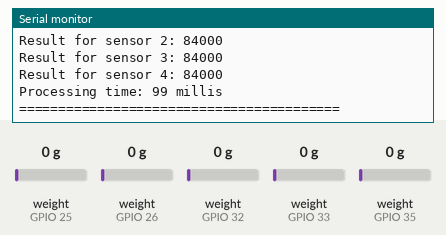
This sketch was run on a simulated ESP32. Parts: the last lines printed to the serial monitor. Wiring (inferred from the names in the program): 5 × HX711 load-cell converter: data GPIO 32, SCK GPIO 19 / data GPIO 25, SCK GPIO 5 / data GPIO 26, SCK GPIO 17 / data GPIO 33, SCK GPIO 18 / data GPIO 35, SCK GPIO 21. The inputs (shaded band) are chosen by the test bench; at power-on: weight on the scale (sensors on GPIO 25, GPIO 26, GPIO 32, GPIO 33, GPIO 35) 0 g.

Above: at 1.2 s.
1.3 s: weight on the scale (sensor on GPIO 25) set to 100 g
At 1.53 s:
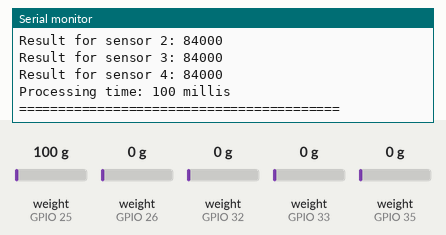
2.8 s: weight on the scale (sensor on GPIO 26) set to 100 g
At 3.04 s:
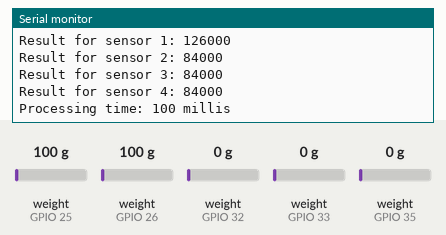
4.3 s: weight on the scale (sensor on GPIO 32) set to 100 g
At 4.86 s:
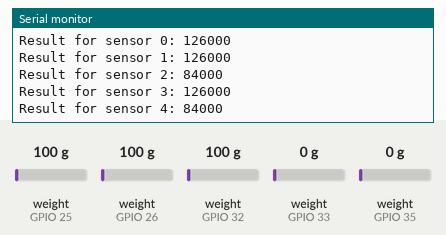
5.8 s: weight on the scale (sensor on GPIO 33) set to 100 g
7.3 s: weight on the scale (sensor on GPIO 35) set to 100 g
At 7.6 s:
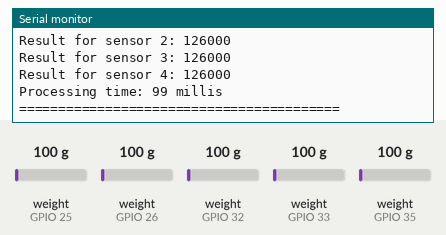
8.8 s: weight on the scale (sensor on GPIO 25) set to 1250 g
At 8.81 s:
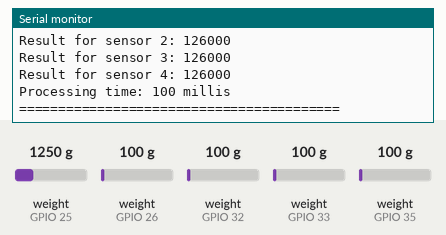
Timing chart, 0 to 11.3 s (numbered marks = the images above; inputs shaded):
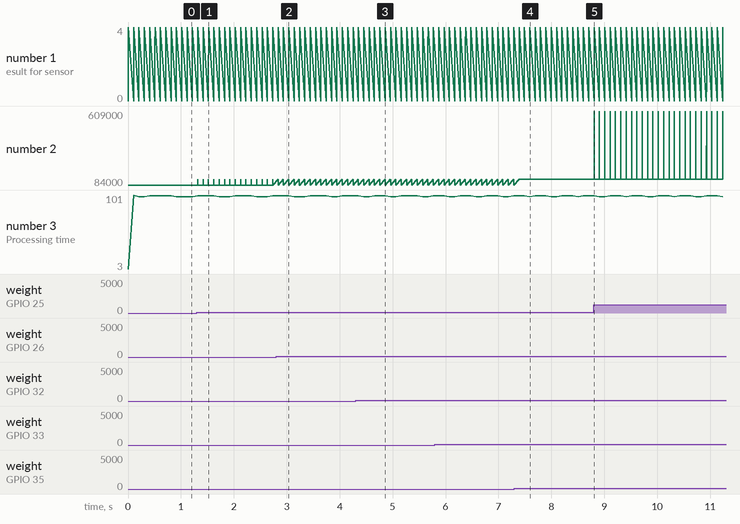

Measured:
- after the input at 1.3 s, the serial monitor: prints a new line at once (image 1)
- after the input at 2.8 s, the serial monitor: prints a new line at once (image 2)
- after the input at 4.3 s, the serial monitor: prints a new line after 0.05 s (image 3)
- after the input at 7.3 s, the serial monitor: prints a new line after 0.09 s (image 4)
- after the input at 8.8 s, the serial monitor: prints a new line at once (image 5)

The sketch:

esp32.ino
```cpp
#include "HX711.h"
#include "multiprocessing.h"

struct HX711 hx711[PIN_COUNT];

void setup() {
    Serial.begin(460800);
    uint8_t DOUT_PINS[PIN_COUNT] = { 26 , 25, 33, 32, 35 };
    uint8_t SCK_PINS[PIN_COUNT] = { 17, 5, 18, 19, 21 };

    for (uint8_t i = 0; i < PIN_COUNT; i++){
        pinMode(DOUT_PINS[i], INPUT);
        pinMode(SCK_PINS[i], OUTPUT);
    }

    for (uint8_t i = 0; i < PIN_COUNT; i++){
        hx711[i].DOUT = DOUT_PINS[i];
        hx711[i].SCK = SCK_PINS[i];
        hx711[i].GAIN = 1;
        hx711[i].OFFSET = 0;
    }

    syncGroup = xEventGroupCreate();

    xTaskCreatePinnedToCore(taskEven, "EvenTask", 4096, hx711, 1, NULL, 0);
    xTaskCreatePinnedToCore(taskOdd,  "OddTask",  4096, hx711, 1, NULL, 1);
}

void loop() {
    uint32_t start_time = millis();

    xEventGroupWaitBits(
        syncGroup,
        EVEN_DONE | ODD_DONE,
        pdTRUE,
        pdTRUE,
        portMAX_DELAY
    );
    for (int i = 0; i < PIN_COUNT; i++)
        Serial.printf("Result for sensor %d: %ld\n", i, hx711[i].RESULT);

    uint32_t end_time = millis();
    Serial.printf("Processing time: %ld millis\n", (end_time - start_time));
    Serial.println("=========================================");
}
```

HX711.cpp
```cpp
#include "HX711.h"

bool is_ready(struct HX711 *hx711){
    return digitalRead(hx711->DOUT) == 0;
}

void set_gain(struct HX711 *hx711, uint8_t new_gain){
    uint8_t gain = 1;
    switch (new_gain) {
        case 128:
            gain = 1;
            break;
        case 64:
            gain = 3;
            break;
        case 32:
            gain = 2;
            break;
    }

    hx711->GAIN = gain;
}

void wait_ready(struct HX711 *hx711, uint32_t time){
    while (!is_ready(hx711)) delay(time);
}

uint8_t shiftInSlow(uint8_t dataPin, uint8_t clockPin, uint8_t bitOrder) {
    uint8_t value = 0;
    uint8_t i;

    for (i = 0; i < 8; ++i) {
        digitalWrite(clockPin, HIGH);
        delayMicroseconds(1);
        if (bitOrder == LSBFIRST)
            value |= digitalRead(dataPin) << i;
        else
            value |= digitalRead(dataPin) << (7 - i);
        digitalWrite(clockPin, LOW);
        delayMicroseconds(1);
    }
    return value;
}


int32_t read(struct HX711 *hx711){
    wait_ready(hx711, 1);

    uint32_t value = 0;
    uint8_t data[3] = { 0 };
    uint8_t filler = 0x00;

	portMUX_TYPE mux = portMUX_INITIALIZER_UNLOCKED;
	portENTER_CRITICAL(&mux);

    for (uint8_t i = 0; i < 3; i++)
        data[2 - i] = shiftInSlow(hx711->DOUT, hx711->SCK, MSBFIRST);

    for (uint8_t i = 0; i < hx711->GAIN; i++){
        digitalWrite(hx711->SCK, HIGH);
        delayMicroseconds(1);
        digitalWrite(hx711->SCK, LOW);
        delayMicroseconds(1);
    }

	portEXIT_CRITICAL(&mux);

    filler = data[2] & 0x80 ? 0xFF : 0x00;

    value = ((uint32_t)filler << 8*3)
          | ((uint32_t)data[2] << 8*2)
          | ((uint32_t)data[1] << 8)
          | ((uint32_t)data[0]);

    return (int32_t)value;
}

int32_t read_avg(struct HX711 *hx711, uint8_t times){
    int32_t sum = 0;
    for (uint8_t i = 0; i < times; i++)
        sum += read(hx711);

    return sum;
}

void tare(struct HX711 *hx711, uint8_t times){
    int32_t sum = read_avg(hx711, times);
    // set_offset(sum);
}

// void set_offset(int32_t offset){
//     return;
// }
```

HX711.h
```cpp
#pragma once
#include <stdint.h>
#include <stdbool.h>
#include <stdlib.h>
#include "Arduino.h"

#define PIN_COUNT 5
#define MSBFIRST 1
#define LSBFIRST 0

// #define IS_FREE_RTOS defined(ARDUINO_ARCH_ESP32)

struct HX711 {
    uint8_t DOUT;
    uint8_t SCK;
    uint8_t GAIN;
    int32_t OFFSET;
    int32_t RESULT;
};


// Check if HX711 is ready
bool is_ready(struct HX711 *hx711);

/// Set gain
/// 128, 64, 32
/// default 128
void set_gain(struct HX711 *hx711, uint8_t new_gain);

int32_t read(struct HX711 *hx711);

void wait_ready(struct HX711 *hx711, uint32_t time);

void tare(struct HX711 *hx711, uint8_t times);

void set_offset(struct HX711 *hx711, int32_t offset);

int32_t get_offset(struct HX711 *hx711);

int32_t read_avg(struct HX711 *hx711, uint8_t times);

uint8_t shiftInSlow(uint8_t dataPin, uint8_t clockPin, uint8_t bitOrder);
```

multiprocessing.cpp
```cpp
    #include "multiprocessing.h"
    #include "HX711.h"

    EventGroupHandle_t syncGroup;

    void taskEven(void *param){
        HX711 *hx711 = (HX711*)param;

        while (true) {
            for (uint8_t i = 0; i < PIN_COUNT; i += 2)
                hx711[i].RESULT = read(&hx711[i]);

            xEventGroupSetBits(syncGroup, EVEN_DONE);
            vTaskDelay(1);
        }
    }

    void taskOdd(void *param){
        HX711 *hx711 = (HX711*)param;
        while (true) {
            for (uint8_t i = 1; i < PIN_COUNT; i += 2)
                hx711[i].RESULT = read(&hx711[i]);

            xEventGroupSetBits(syncGroup, ODD_DONE);
            vTaskDelay(1);
        }
    }
```

multiprocessing.h
```cpp
#pragma once
#include <Arduino.h>

extern EventGroupHandle_t syncGroup;

#define EVEN_DONE  (1 << 0)
#define ODD_DONE   (1 << 1)

void taskEven(void *param);

void taskOdd(void *param);
```
